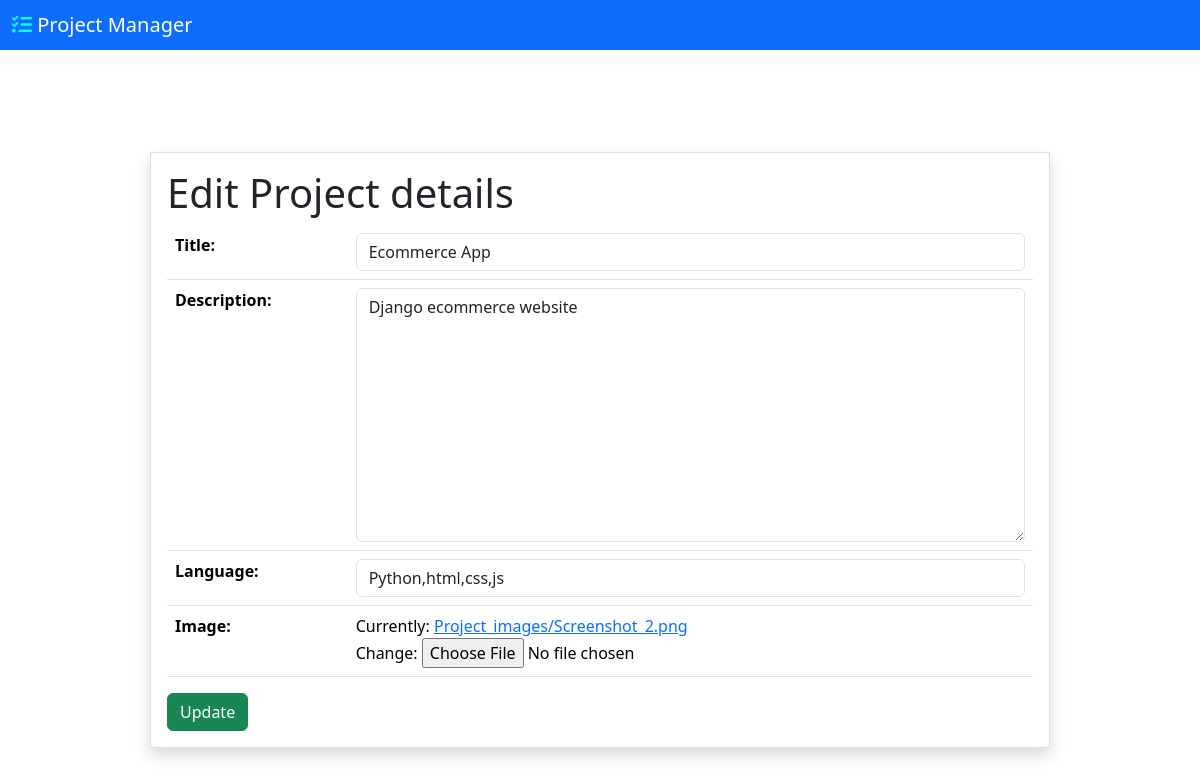
Page /project/editpro/1 on the committed database.
### project/models.py (models this page shows)
class Projects(models.Model):
    title=models.CharField(max_length=100)
    description=models.CharField(max_length=1000)
    language=models.CharField(max_length=1000)
    image=models.ImageField(upload_to='Project_images')

### project/views.py (the view, shortened to what this page needs)
# urls.py: path('editpro/<int:pid>',EditProjectView.as_view(),name='editpro'),
class EditProjectView(View):
    def get(self,request,*args,**kwargs):
        pid=kwargs.get('pid')
        print('pid')
        project=Projects.objects.get(id=pid)
        form=ProjectModelForm(instance=project)
        return render(request,"editpro.html",{"form":form})

### project/forms.py
class ProjectModelForm(forms.ModelForm):
    class Meta:
        model=Projects
        fields="__all__"
        widgets={
        "title":forms.TextInput(attrs={"class":"form-control","placeholder":"Enter Title"}),
        "description":forms.Textarea(attrs={"class":"form-control","placeholder":"Enter description"}),
        "language":forms.TextInput(attrs={"class":"form-control"}),
        }

### project/templates/editpro.html (shortened to what this page needs)
{% extends 'pnavheader.html' %}
{% block header %}
<div class="d-flex justify-content-center align-items-center" style="height: 100vh;">
    <div class="w-75 border shadow p-3">
        <h1>Edit Project details</h1>
        <form action="" method="post" enctype="multipart/form-data">
            <table class="table">
                {{form.as_table}}
            </table>
            <button class="btn btn-success">Update</button>
        </form>
    </div>
</div>
{% endblock header %}

### rows in the picture
Projects: title "Ecommerce App", description "Django ecommerce website", language "Python,html,css,js"
